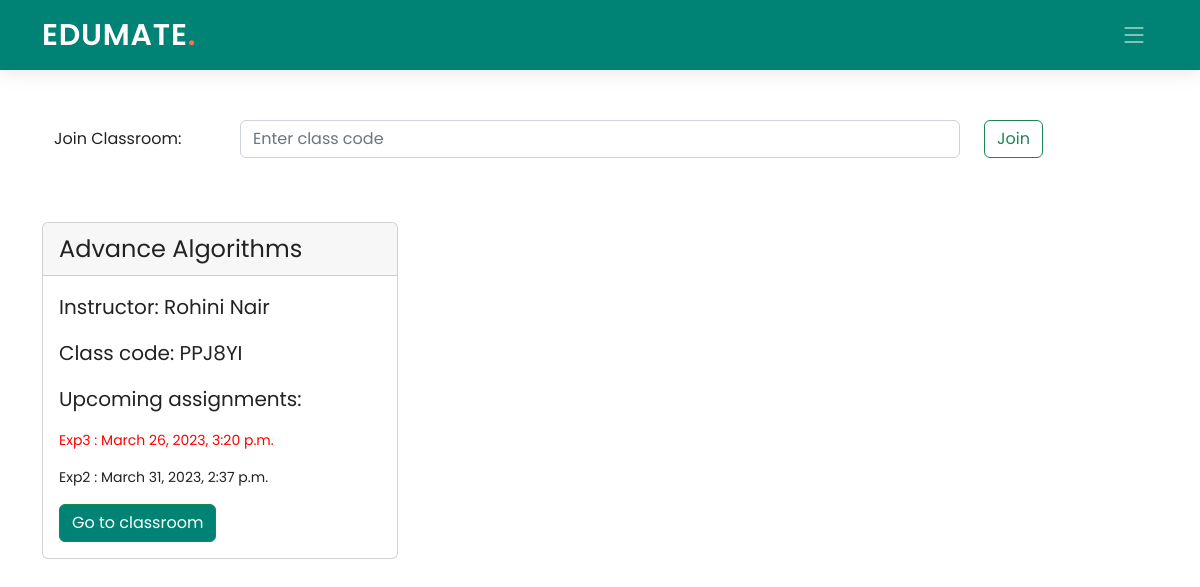
Screenshot of /student/1/ with the database file from the repository.
### Teacher/models.py (models this page shows, shortened)
class ClassTeachers(models.Model):
    teach_id = models.ForeignKey("Edumate_app.Teachers", on_delete=models.CASCADE, blank=True, null=True)
    class_code = models.CharField(primary_key=True, max_length=10)
    class_name = models.CharField(max_length=40)
    class Meta:
        db_table = "ClassTeachers"

class Assignments(models.Model):
    assignment_id = models.AutoField(primary_key=True)
    assignment_name = models.CharField(max_length=40)
    assignment_description = models.CharField(max_length=100)
    class_code = models.ForeignKey(ClassTeachers, on_delete=models.CASCADE, blank=True, null=True)
    max_marks = models.FloatField(default=25)
    peer_grade = models.BooleanField(default=False)
    duedate =  models.DateTimeField(default=timezone.now)
    class Meta:
        db_table = "Assignments"

### Edumate_app/models.py (models this page shows, shortened)
class Teachers(models.Model):
    teach_id = models.AutoField(primary_key=True)
    name = models.CharField(max_length=100)
    email = models.EmailField(max_length=50)
    password = models.CharField(max_length=50)
    is_change = models.IntegerField(default=0)
    class Meta:
        db_table = "Teachers"

### Student/views.py (the view, shortened to what this page needs)
# urls.py: path('', views.stud_home, name='student_home'),
def stud_home(request, pk):
    allClasses = ClassStudents.objects.filter(stud_id=pk)
    data = []
    for i in allClasses:
        totalAssignmentsInOneClass = Assignments.objects.filter(class_code=i.class_code.class_code)
        temp = []
        for j in totalAssignmentsInOneClass:
            check = SubmittedAssignments.objects.filter(stud_id=pk, assignment_id=j.assignment_id)
            if not check:
                if timezone.localtime(timezone.now()) < j.duedate:
                    temp.append([j.assignment_id, j.assignment_name, j.class_code.class_name, j.duedate, False])
                else:
                    temp.append([j.assignment_id, j.assignment_name, j.class_code.class_name, j.duedate, True])
        temp.sort(key=lambda x: x[3])
        data.append([i.class_code.class_code, i.class_code.class_name, i.class_code.teach_id.name, temp])
    return render(request, 'Student/student_home.html', {"data": data, 'pk': pk})

### Student/templates/Student/student_home.html (shortened to what this page needs)
{% extends './base_student.html' %}
{% block navbar %}
  <header id="header" class="header d-flex align-items-center">
    <div class="container-fluid container-xl d-flex align-items-center justify-content-between">
      <a href="#" class="logo d-flex align-items-center">
        <h1>EDUMATE<span>.</span></h1>
      </a>
      <i class="mobile-nav-toggle mobile-nav-show bi bi-list"></i>
    </div>
  </header>
  {% endblock navbar %}
{% block content %}
    <div class="container ">
        <div class="container" >
          <br><br><br>
            <form method="post" class="form-group row">
                <label for="staticclasscode" class="col-sm-2 col-form-label" class="sr-only">Join Classroom:</label>
              <div class="col-sm-8">
                <input class="form-control" id="staticclasscode" type="text" placeholder="Enter class code" name="code" required>
              </div>
              <div class="col-sm-2">
                <button type="submit mb-2" class="btn btn-outline-success">Join</button>
              </div>
            </form>
        </div>
        <br>
        <div class="row row-content my-4">
          {% for i in data %}
          <div class="col-md-4">
            <div class="card">
              <div class="card-header" style="font-size: 1.5rem;">
                {{ i.1 }}
              </div>
              <div class="card-body">
                <blockquote class="blockquote mb-0">
                  <p>Instructor: {{ i.2 }}</p>
                  <p>Class code: {{ i.0 }}</p>
                  <p>Upcoming assignments:</p>
                  {% for j in i.3 %}
                    {% if j.4 %}
                    <p style="font-size: 14px; color: red;">{{j.1}} : {{j.3}}</p>
                    {% else %}
                    <p style="font-size: 14px">{{j.1}} : {{j.3}}</p>
                    {% endif %}
                  {% endfor %}
                  <a class="btn btn-success" href="{% url 'classroom1' pk=pk pk2=i.0 %}">Go to classroom</a>
                </blockquote>
              </div>
            </div>
          </div>
              <br>
          {% endfor %}
        </div>
    </div>
{% endblock content %}

### Edumate_app/static/Edumate_app/assets/css/index.css (style rules this page uses)
:root { --font-default: "Open Sans", system-ui, -apple-system, "Segoe UI", Roboto, "Helvetica Neue", Arial, "Noto Sans", "Liberation Sans", sans-serif, "Apple Color Emoji", "Segoe UI Emoji", "Segoe UI Symbol", "Noto Color Emoji"; --font-primary: "Poppins", sans-serif; --font-secondary: "Poppins", sans-serif; }
:root { --color-default: #222222; --color-primary: #008374; --color-secondary: #f85a40; }
:root { scroll-behavior: smooth; }
body { font-family: var(--font-primary); color: var(--color-default); }
a { color: var(--color-primary); text-decoration: none; }
h1, h2, h3, h4, h5, h6 { font-family: var(--font-primary); }
.header { z-index: 997; height: 90px; background-color: var(--color-primary); }
.header.sticked { position: fixed; top: 0; right: 0; left: 0; height: 70px; box-shadow: 0px 2px 20px rgba(0, 0, 0, 0.1); }
.header .logo h1 { font-size: 30px; margin: 0; font-weight: 600; letter-spacing: 0.8px; color: #fff; font-family: var(--font-primary); }
.header .logo h1 span { color: #f96f59; }
@media (max-width: 1279px) { .mobile-nav-show { color: rgba(255, 255, 255, 0.6); font-size: 28px; cursor: pointer; line-height: 0; transition: 0.5s; z-index: 9999; margin-right: 10px; } }

### Student/templates/Student/student_home.html (style rules this page uses)
.btn-success, .btn-success:active, .btn-success:visited { background-color: #008374 !important; }

### rows the page displays
ClassTeachers: class_name "Advance Algorithms", class_code "PPJ8YI"
Teachers: name "Rohini Nair"
Assignments: assignment_name "Exp3", duedate "March 26, 2023, 3:20 p.m."
Assignments: assignment_name "Exp2", duedate "March 31, 2023, 2:37 p.m."
